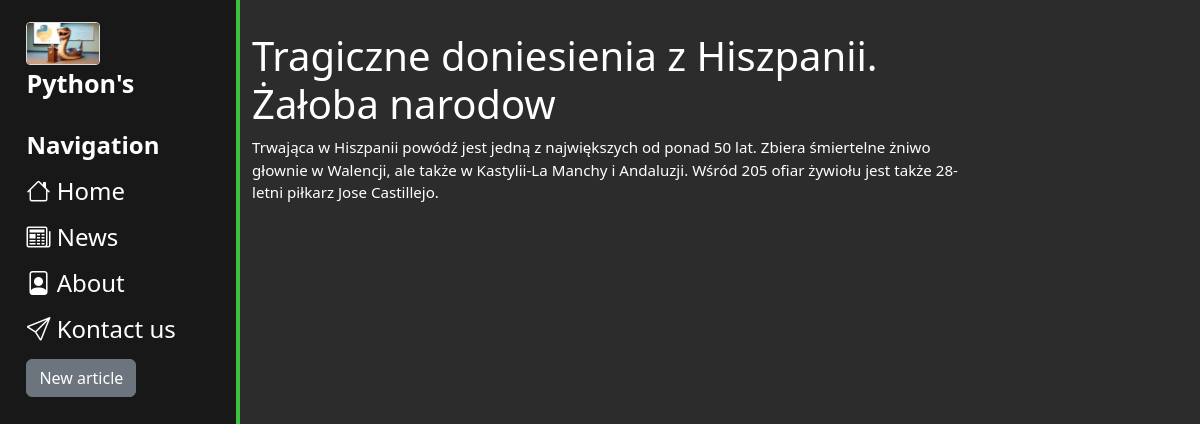
Screenshot of /news/1 with the database file from the repository.
### news/models.py (models this page shows, shortened)
class Articles(models.Model):
    title = models.CharField('Name', max_length=50)
    anons = models.CharField('Anonse', max_length=250)
    full_text = models.TextField('Full text')
    dete = models.DateTimeField("Date of publication", auto_now_add=True)
    img = models.ImageField(name="image",blank=True, default="pythonimage.webp", upload_to="images")
    class Meta:
        verbose_name = 'News'
        verbose_name_plural = 'Newses'

### news/views.py (the view)
# urls.py: path('<int:pk>', views.NewsDetailView.as_view(), name='news-detail'),
class NewsDetailView(DetailView):
    model = Articles
    template_name= "news/detail_view.html"
    context_object_name = 'article'

### news/templates/news/detail_view.html (shortened to what this page needs)
{% extends 'main/layout.html'%}
{% load static %}
{% block content %}
    <div class="info">
        <h1>{{article.title}}</h1>
        <p>{{article.full_text}}</p>
    </div>
{% endblock %}

### main/static/main/css/main.css (style rules this page uses)
* { margin: 0; padding: 0; box-sizing: border-box; }
body { background-color: #2c2c2c; height: 100vh; width: 100%; }
.info { font-size: 1.89vh; text-align: left; margin-top: 32px; }

### rows the page displays
Articles: title "Tragiczne doniesienia z Hiszpanii. Żałoba narodow", full_text "Trwająca w Hiszpanii powódź jest jedną z największych od ponad 50 lat. Zbiera śmiertelne żniwo głownie w Walencji, ale także w Kastylii-La Manchy i Andaluzji. Wśród 205 ofiar żywiołu jest także 28-letni piłkarz Jose Castillejo."
